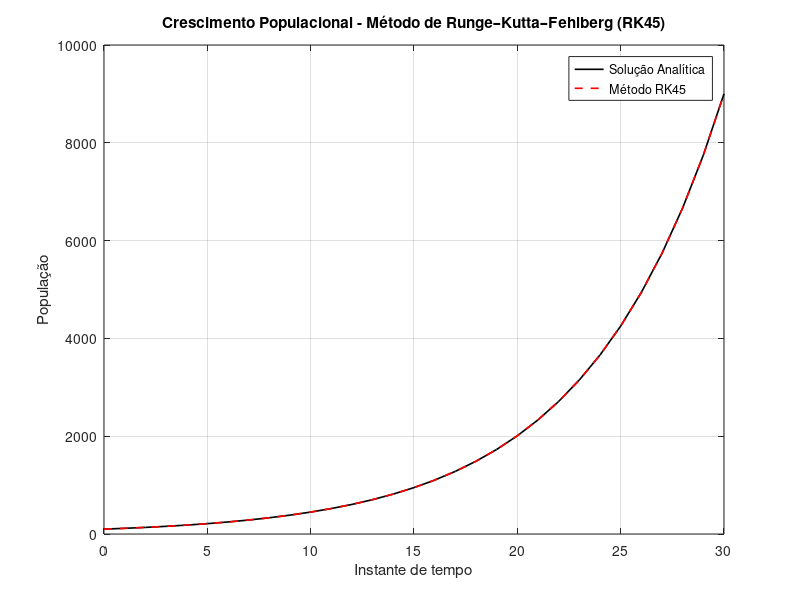

The MATLAB source for this figure:
clear; clc; close all;

% Parâmetros iniciais
y_an = 100;  % População inicial (analítica)
y_45 = 100;  % População inicial (RK45)
t = 0;       % Tempo inicial
T = 30;      % Tempo final
r = 0.15;    % Taxa de crescimento populacional

% Parâmetros do controle adaptativo
hMax = 1;          % Passo máximo
hMin = 1e-7;       % Passo mínimo
h = hMax;          % Passo inicial
tol = 1e-2;        % Tolerância do erro

% Vetores para armazenar resultados
t_values = t;
y_an_values = y_an;
y_45_values = y_45;

while true
    N = y_45_values(end); % População atual

    % Cálculo dos coeficientes do RK45 (Runge–Kutta–Fehlberg)
    k1 = h * r * N;
    k2 = h * r * (N + k1/4);
    k3 = h * r * (N + (3/32)*k1 + (9/32)*k2);
    k4 = h * r * (N + (1932/2197)*k1 - (7200/2197)*k2 + (7296/2197)*k3);
    k5 = h * r * (N + (439/216)*k1 - 8*k2 + (3680/513)*k3 - (845/4104)*k4);
    k6 = h * r * (N - (8/27)*k1 + 2*k2 - (3544/2565)*k3 + (1859/4104)*k4 - (11/40)*k5);

    % Estimativa do erro
    R = (1/h) * abs((1/360)*k1 - (128/4275)*k3 - (2197/75240)*k4 + (1/50)*k5 + (2/55)*k6);

    % Se o erro for aceitável, avança o passo
    if R <= tol
        t_next = t_values(end) + h;
        t_values(end+1) = t_next;

        % Solução analítica
        y_an_values(end+1) = y_an_values(1) * exp(r * t_next);

        % Atualiza RK45
        r45 = (16/135)*k1 + (6656/12825)*k3 + (28561/56430)*k4 - (9/50)*k5 + (2/55)*k6;
        y_45_values(end+1) = y_45_values(end) + r45;
    end

    % Controle adaptativo do passo
    q = 0.84 * (tol / R)^(0.25);

    if q <= 0.1
        h = h / 10;
    elseif q >= 4
        h = 4 * h;
    else
        h = q * h;
    end

    % Limites do passo
    if h > hMax
        h = hMax;
    end

    % Critérios de parada
    if t_values(end) >= T
        break;
    elseif t_values(end) + h > T
        h = T - t_values(end);
    elseif h < hMin
        warning('Passo mínimo atingido. Interrompendo simulação.');
        break;
    end
end

% Plotagem dos resultados
figure;
plot(t_values, y_an_values, 'k-', 'LineWidth', 1.2); hold on;
plot(t_values, y_45_values, 'r--', 'LineWidth', 1.2);
xlabel('Instante de tempo');
ylabel('População');
legend('Solução Analítica', 'Método RK45');
title('Crescimento Populacional - Método de Runge–Kutta–Fehlberg (RK45)');
grid on;

% Cálculo da norma da diferença entre as soluções
dif_norma = norm(y_an_values - y_45_values);

% Exibição dos resultados
fprintf('Norma da diferença entre analítica e RK45: %.10f\n', dif_norma);
fprintf('Número de passos realizados: %d\n', length(y_an_values)-1);

